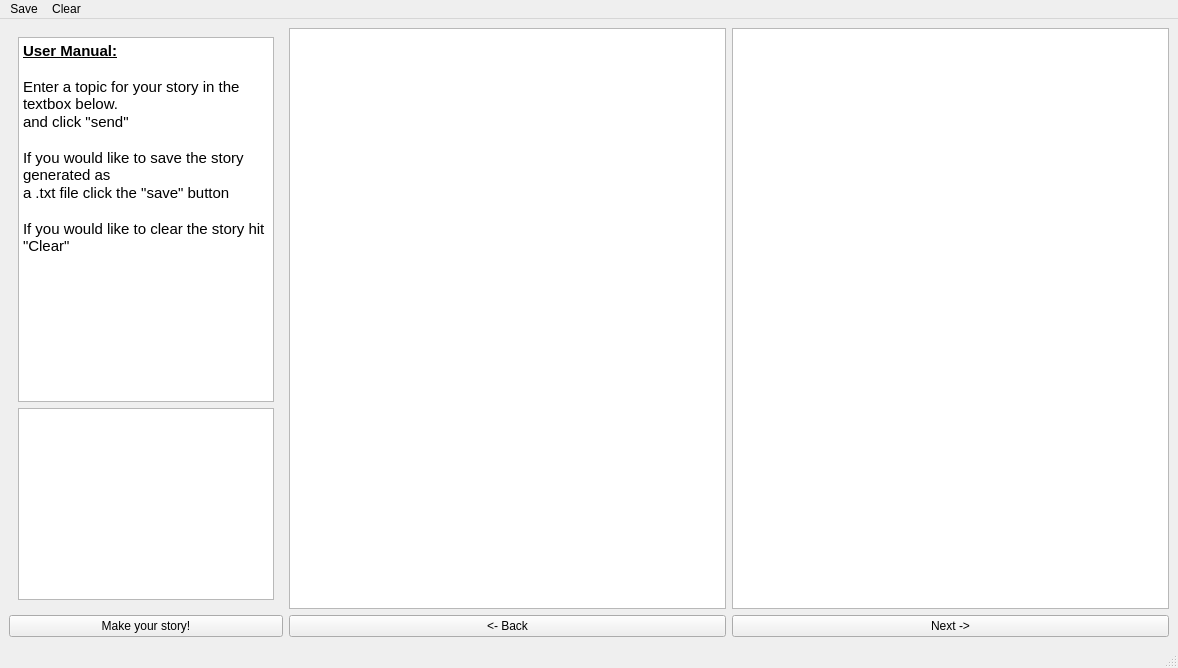
<?xml version="1.0" encoding="UTF-8"?>
<ui version="4.0">
 <class>MainWindow</class>
 <widget class="QMainWindow" name="MainWindow">
  <property name="geometry">
   <rect>
    <x>0</x>
    <y>0</y>
    <width>1178</width>
    <height>668</height>
   </rect>
  </property>
  <property name="windowTitle">
   <string>MainWindow</string>
  </property>
  <property name="autoFillBackground">
   <bool>false</bool>
  </property>
  <widget class="QWidget" name="centralwidget">
   <property name="sizePolicy">
    <sizepolicy hsizetype="Expanding" vsizetype="Expanding">
     <horstretch>0</horstretch>
     <verstretch>0</verstretch>
    </sizepolicy>
   </property>
   <property name="maximumSize">
    <size>
     <width>16777215</width>
     <height>16777215</height>
    </size>
   </property>
   <layout class="QGridLayout" name="gridLayout">
    <item row="2" column="2">
     <widget class="QWidget" name="gridWidget" native="true">
      <property name="maximumSize">
       <size>
        <width>10000</width>
        <height>10000</height>
       </size>
      </property>
      <layout class="QGridLayout" name="gridLayout_2">
       <item row="1" column="0" alignment="Qt::AlignmentFlag::AlignHCenter">
        <widget class="QTextBrowser" name="textBrowser">
         <property name="minimumSize">
          <size>
           <width>0</width>
           <height>192</height>
          </size>
         </property>
         <property name="autoFillBackground">
          <bool>false</bool>
         </property>
         <property name="html">
          <string>&lt;!DOCTYPE HTML PUBLIC &quot;-//W3C//DTD HTML 4.0//EN&quot; &quot;http://www.w3.org/TR/REC-html40/strict.dtd&quot;&gt;
&lt;html&gt;&lt;head&gt;&lt;meta name=&quot;qrichtext&quot; content=&quot;1&quot; /&gt;&lt;meta charset=&quot;utf-8&quot; /&gt;&lt;style type=&quot;text/css&quot;&gt;
p, li { white-space: pre-wrap; }
hr { height: 1px; border-width: 0; }
li.unchecked::marker { content: &quot;\2610&quot;; }
li.checked::marker { content: &quot;\2612&quot;; }
&lt;/style&gt;&lt;/head&gt;&lt;body style=&quot; font-family:'Segoe UI'; font-size:9pt; font-weight:400; font-style:normal;&quot;&gt;
&lt;p style=&quot; margin-top:0px; margin-bottom:0px; margin-left:0px; margin-right:0px; -qt-block-indent:0; text-indent:0px;&quot;&gt;&lt;span style=&quot; font-size:11pt; font-weight:700; text-decoration: underline;&quot;&gt;User Manual:&lt;/span&gt;&lt;/p&gt;
&lt;p style=&quot;-qt-paragraph-type:empty; margin-top:0px; margin-bottom:0px; margin-left:0px; margin-right:0px; -qt-block-indent:0; text-indent:0px; font-size:11pt; font-weight:700; text-decoration: underline;&quot;&gt;&lt;br /&gt;&lt;/p&gt;
&lt;p style=&quot; margin-top:0px; margin-bottom:0px; margin-left:0px; margin-right:0px; -qt-block-indent:0; text-indent:0px;&quot;&gt;&lt;span style=&quot; font-size:11pt;&quot;&gt;Enter a topic for your story in the textbox below.&lt;/span&gt;&lt;/p&gt;
&lt;p style=&quot; margin-top:0px; margin-bottom:0px; margin-left:0px; margin-right:0px; -qt-block-indent:0; text-indent:0px;&quot;&gt;&lt;span style=&quot; font-size:11pt;&quot;&gt;and click &amp;quot;send&amp;quot;&lt;/span&gt;&lt;/p&gt;
&lt;p style=&quot;-qt-paragraph-type:empty; margin-top:0px; margin-bottom:0px; margin-left:0px; margin-right:0px; -qt-block-indent:0; text-indent:0px; font-size:11pt;&quot;&gt;&lt;br /&gt;&lt;/p&gt;
&lt;p style=&quot; margin-top:0px; margin-bottom:0px; margin-left:0px; margin-right:0px; -qt-block-indent:0; text-indent:0px;&quot;&gt;&lt;span style=&quot; font-size:11pt;&quot;&gt;If you would like to save the story generated as&lt;/span&gt;&lt;/p&gt;
&lt;p style=&quot; margin-top:0px; margin-bottom:0px; margin-left:0px; margin-right:0px; -qt-block-indent:0; text-indent:0px;&quot;&gt;&lt;span style=&quot; font-size:11pt;&quot;&gt;a .txt file click the &amp;quot;save&amp;quot; button&lt;/span&gt;&lt;/p&gt;
&lt;p style=&quot;-qt-paragraph-type:empty; margin-top:0px; margin-bottom:0px; margin-left:0px; margin-right:0px; -qt-block-indent:0; text-indent:0px; font-size:11pt;&quot;&gt;&lt;br /&gt;&lt;/p&gt;
&lt;p style=&quot; margin-top:0px; margin-bottom:0px; margin-left:0px; margin-right:0px; -qt-block-indent:0; text-indent:0px;&quot;&gt;&lt;span style=&quot; font-size:11pt;&quot;&gt;If you would like to clear the story hit &amp;quot;Clear&amp;quot;&lt;/span&gt;&lt;/p&gt;
&lt;p style=&quot;-qt-paragraph-type:empty; margin-top:0px; margin-bottom:0px; margin-left:0px; margin-right:0px; -qt-block-indent:0; text-indent:0px; font-size:11pt;&quot;&gt;&lt;br /&gt;&lt;/p&gt;
&lt;p style=&quot;-qt-paragraph-type:empty; margin-top:0px; margin-bottom:0px; margin-left:0px; margin-right:0px; -qt-block-indent:0; text-indent:0px; font-size:12pt;&quot;&gt;&lt;br /&gt;&lt;/p&gt;&lt;/body&gt;&lt;/html&gt;</string>
         </property>
        </widget>
       </item>
       <item row="3" column="0" rowspan="2" alignment="Qt::AlignmentFlag::AlignHCenter">
        <widget class="QTextBrowser" name="promptTextBox">
         <property name="readOnly">
          <bool>false</bool>
         </property>
         <property name="html">
          <string>&lt;!DOCTYPE HTML PUBLIC &quot;-//W3C//DTD HTML 4.0//EN&quot; &quot;http://www.w3.org/TR/REC-html40/strict.dtd&quot;&gt;
&lt;html&gt;&lt;head&gt;&lt;meta name=&quot;qrichtext&quot; content=&quot;1&quot; /&gt;&lt;meta charset=&quot;utf-8&quot; /&gt;&lt;style type=&quot;text/css&quot;&gt;
p, li { white-space: pre-wrap; }
hr { height: 1px; border-width: 0; }
li.unchecked::marker { content: &quot;\2610&quot;; }
li.checked::marker { content: &quot;\2612&quot;; }
&lt;/style&gt;&lt;/head&gt;&lt;body style=&quot; font-family:'Segoe UI'; font-size:9pt; font-weight:400; font-style:normal;&quot;&gt;
&lt;p style=&quot;-qt-paragraph-type:empty; margin-top:0px; margin-bottom:0px; margin-left:0px; margin-right:0px; -qt-block-indent:0; text-indent:0px;&quot;&gt;&lt;br /&gt;&lt;/p&gt;&lt;/body&gt;&lt;/html&gt;</string>
         </property>
        </widget>
       </item>
      </layout>
     </widget>
    </item>
    <item row="2" column="1">
     <layout class="QVBoxLayout" name="verticalLayout"/>
    </item>
    <item row="2" column="3">
     <widget class="QTextBrowser" name="responseBox"/>
    </item>
    <item row="3" column="4">
     <widget class="QPushButton" name="pushButton">
      <property name="text">
       <string>Next -&gt;</string>
      </property>
     </widget>
    </item>
    <item row="3" column="2">
     <widget class="QPushButton" name="sendButton">
      <property name="text">
       <string>Make your story!</string>
      </property>
     </widget>
    </item>
    <item row="2" column="4">
     <widget class="QGraphicsView" name="graphicsView"/>
    </item>
    <item row="3" column="3">
     <widget class="QPushButton" name="pushButton_2">
      <property name="text">
       <string>&lt;- Back</string>
      </property>
     </widget>
    </item>
   </layout>
  </widget>
  <widget class="QStatusBar" name="statusbar"/>
  <widget class="QMenuBar" name="menuBar">
   <property name="geometry">
    <rect>
     <x>0</x>
     <y>0</y>
     <width>1178</width>
     <height>25</height>
    </rect>
   </property>
   <widget class="QMenu" name="menuSave">
    <property name="title">
     <string>Save</string>
    </property>
   </widget>
   <widget class="QMenu" name="menuClear">
    <property name="title">
     <string>Clear</string>
    </property>
   </widget>
   <addaction name="menuSave"/>
   <addaction name="menuClear"/>
  </widget>
  <action name="actionFile">
   <property name="text">
    <string>File</string>
   </property>
   <property name="shortcut">
    <string>Ctrl+F</string>
   </property>
   <property name="menuRole">
    <enum>QAction::MenuRole::ApplicationSpecificRole</enum>
   </property>
  </action>
 </widget>
 <resources/>
 <connections/>
</ui>
